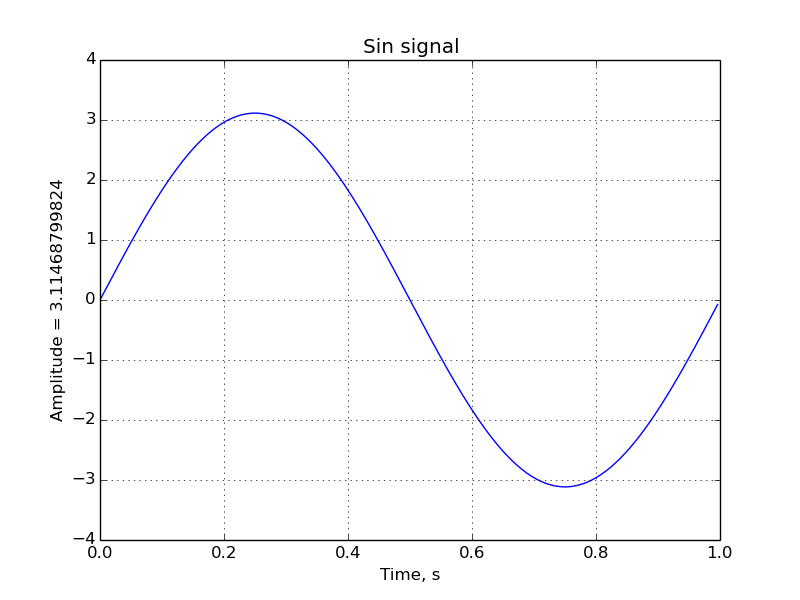

Here is the Python script that generated this plot:
#!/usr/bin/env python
#coding=utf8

from numpy import array, arange, abs as np_abs
from math import sin, pi
import matplotlib.pyplot as plt
import random

def f():
	fd = 256
	n = 256
	w=(2.0*pi/fd)
	A=random.uniform(1,10)
	plt.plot(arange(n)/float(fd), array([A*sin(w*t) for t in range(n)]))
	plt.xlabel('Time, s')
	plt.ylabel('Amplitude = '+  str(A))
	plt.title('Sin signal')
	plt.grid(True)
	plt.hold(True)
	plt.show()
	return A*0.637

print (f())
